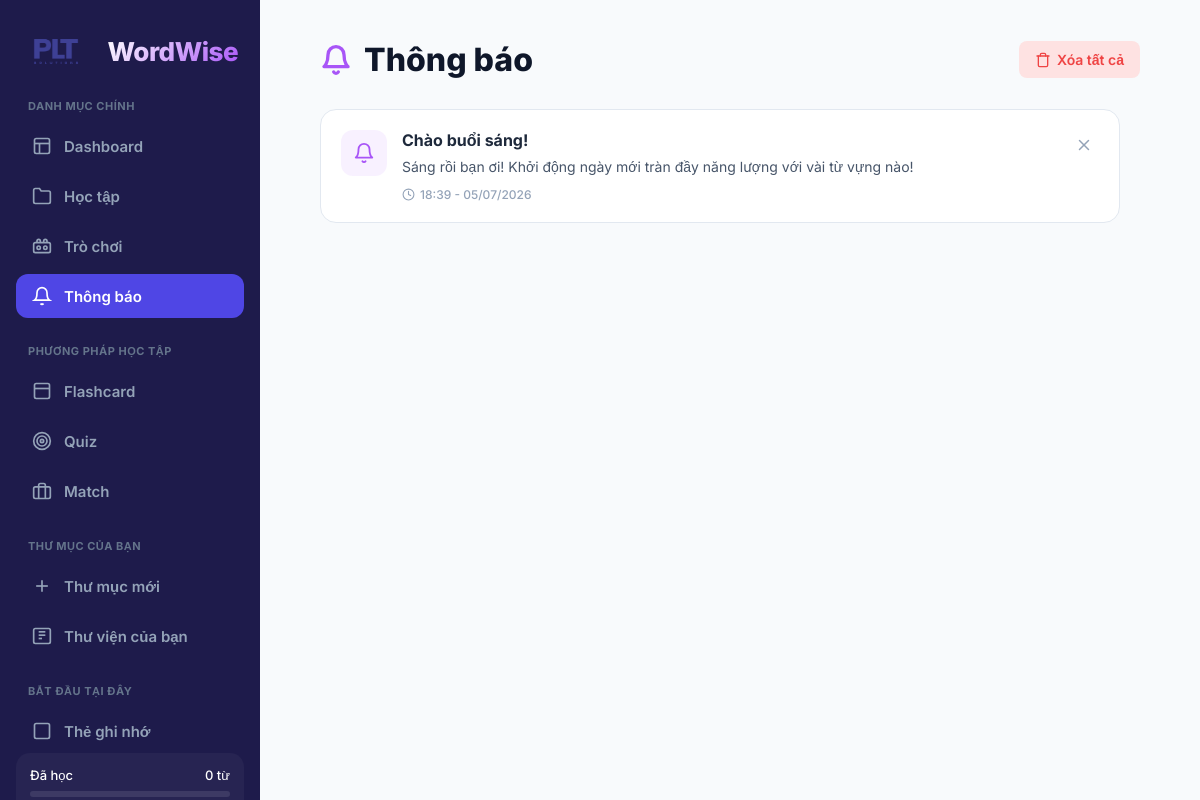
/notifications.php (signed in), run on the app's committed database.
### tables this page shows
CREATE TABLE `notifications` (
  `id` int(11) NOT NULL,
  `user_id` int(11) NOT NULL,
  `title` varchar(255) NOT NULL,
  `message` text NOT NULL,
  `type` varchar(50) DEFAULT 'system',
  `is_read` tinyint(1) DEFAULT 0,
  `created_at` datetime DEFAULT current_timestamp()
);

### database.php (called while the page is built, shortened)
<?php
class Database
{
    private $host = "localhost";
    private $username = "root";
    private $password = "";
    private $dbname = "wordwise_db";
    public $conn;
  public function __construct()
    {
        try {
            $this->conn = new mysqli($this->host, $this->username, $this->password, $this->dbname);
            $this->conn->set_charset("utf8mb4");
        } catch (mysqli_sql_exception $e) {
            die("Lỗi kết nối cơ sở dữ liệu: Vui lòng thử lại sau.");
        }
    }
    private function getTypes($params)
    {
        $types = "";
        foreach ($params as $p) {
            if (is_int($p)) $types .= 'i';
            else if (is_float($p)) $types .= 'd';
            else $types .= 's';
        }
        return $types;
    }
    public function select($sql, $params = [])
    {
        $stmt = $this->conn->prepare($sql);
        if (!empty($params)) {
            $types = $this->getTypes($params);
            $stmt->bind_param($types, ...$params);
        }
        $stmt->execute();
        $results = $stmt->get_result();
        $data = $results ? $results->fetch_all(MYSQLI_ASSOC) : [];
        return $data;
    }
    public function execute($sql, $arg1 = [], $arg2 = [])
    {
        $stmt = $this->conn->prepare($sql);
        $types = "";
        $params = [];
        if (is_string($arg1)) {
            $types = $arg1;
            $params = $arg2;
        } else {
            $params = $arg1;
            $types = $this->getTypes($params);
        }
        if (!empty($params)) {
            $stmt->bind_param($types, ...$params);
        }
        $stmt->execute();
        $affected = $stmt->affected_rows;
        return $affected;
    }
}
?>

### notifications.php (the view, shortened to what this page needs)
<?php
require_once 'database.php';
$db = new Database();
$user_id = $_SESSION['user_id'];
$db->execute("UPDATE notifications SET is_read = 1 WHERE user_id = ? AND is_read = 0", [$user_id]);
$notifications = $db->select("SELECT * FROM notifications WHERE user_id = ? ORDER BY created_at DESC", [$user_id]);
?>
<!DOCTYPE html>
<html lang="vi">
<head>
    <link rel="stylesheet" href="public/css/style.css">
</head>
<body>
    <div class="app-layout">
        <?php include 'sidebar.php'; ?>
        <div class="main-content">
            <div class="header-action">
                <h1 class="page-title">
                    <svg viewBox="0 0 24 24" width="32" height="32" fill="none" stroke="currentColor" stroke-width="2.5" stroke-linecap="round" stroke-linejoin="round"><path d="M18 8A6 6 0 0 0 6 8c0 7-3 9-3 9h18s-3-2-3-9"></path><path d="M13.73 21a2 2 0 0 1-3.46 0"></path></svg>
                    Thông báo
                </h1>
                <?php if (!empty($notifications)): ?>
                <a href="notifications.php?action=clear_all" class="btn-clear" onclick="return confirm('Bạn có chắc chắn muốn xoá toàn bộ thông báo?')">
                    <svg viewBox="0 0 24 24" width="16" height="16" fill="none" stroke="currentColor" stroke-width="2" stroke-linecap="round" stroke-linejoin="round"><polyline points="3 6 5 6 21 6"></polyline><path d="M19 6v14a2 2 0 0 1-2 2H7a2 2 0 0 1-2-2V6m3 0V4a2 2 0 0 1 2-2h4a2 2 0 0 1 2 2v2"></path></svg>
                    Xóa tất cả
                </a>
                <?php endif; ?>
            </div>
            <div class="notif-list">
                <?php if (empty($notifications)): ?>
                    <div class="empty-state">
                        <svg viewBox="0 0 24 24" fill="none" stroke="currentColor" stroke-width="1.5" stroke-linecap="round" stroke-linejoin="round"><circle cx="12" cy="12" r="10"></circle><line x1="12" y1="16" x2="12" y2="12"></line><line x1="12" y1="8" x2="12.01" y2="8"></line></svg>
                        <h3>Không có thông báo nào</h3>
                        <p>Hệ thống sẽ gửi lời nhắc học tập hoặc sự kiện tại đây khi có.</p>
                    </div>
                <?php else: ?>
                    <?php foreach ($notifications as $n):
                        $date = new DateTime($n['created_at']);
                        $formattedDate = $date->format('H:i - d/m/Y');
                    ?>
                    <div class="notif-card <?= $n['is_read'] == 0 ? 'unread' : '' ?>">
                        <div class="notif-icon-wrap">
                            <svg viewBox="0 0 24 24" width="22" height="22" fill="none" stroke="currentColor" stroke-width="2" stroke-linecap="round" stroke-linejoin="round"><path d="M18 8A6 6 0 0 0 6 8c0 7-3 9-3 9h18s-3-2-3-9"></path><path d="M13.73 21a2 2 0 0 1-3.46 0"></path></svg>
                        </div>
                        <div class="notif-body">
                            <h4 class="notif-title"><?= htmlspecialchars($n['title']) ?></h4>
                            <p class="notif-msg"><?= htmlspecialchars($n['message']) ?></p>
                            <span class="notif-time">
                                <svg viewBox="0 0 24 24" width="13" height="13" fill="none" stroke="currentColor" stroke-width="2" stroke-linecap="round" stroke-linejoin="round"><circle cx="12" cy="12" r="10"></circle><polyline points="12 6 12 12 16 14"></polyline></svg>
                                <?= $formattedDate ?>
                            </span>
                        </div>
                        <a href="notifications.php?action=delete&id=<?= $n['id'] ?>" class="btn-delete" title="Xóa thông báo này">
                            <svg viewBox="0 0 24 24" width="18" height="18" fill="none" stroke="currentColor" stroke-width="2" stroke-linecap="round" stroke-linejoin="round"><line x1="18" y1="6" x2="6" y2="18"></line><line x1="6" y1="6" x2="18" y2="18"></line></svg>
                        </a>
                    </div>
                    <?php endforeach; ?>
                <?php endif; ?>
            </div>
        </div>
    </div>
</body>
</html>

### public/css/style.css (style rules this page uses)
* { margin: 0; padding: 0; box-sizing: border-box; font-family: 'Inter', sans-serif; }
body { background-color: #f4f6fc; color: #1e1b4b; }
.app-layout { display: flex; min-height: 100vh; }
.main-content { margin-left: 260px; flex: 1; padding: 40px 48px; display: flex; flex-direction: column; min-width: 0; }
.btn-delete { color: #dc2626; text-decoration: none; font-weight: 600; }

### notifications.php (style rules this page uses)
body { background: #f8fafc; font-family: 'Inter', sans-serif; overflow: hidden; margin: 0; }
.app-layout { display: flex; width: 100vw; height: 100vh; }
.main-content { flex-grow: 1; padding: 40px 60px; overflow-y: auto; }
.header-action { display: flex; justify-content: space-between; align-items: center; margin-bottom: 30px; }
.page-title { font-size: 32px; font-weight: 800; color: #0f172a; margin: 0; display: flex; align-items: center; gap: 12px; }
.page-title svg { color: #a855f7; }
.btn-clear { background: #fee2e2; color: #ef4444; border: none; padding: 10px 16px; border-radius: 8px; font-weight: 600; cursor: pointer; text-decoration: none; display: flex; align-items: center; gap: 6px; transition: 0.2s; font-size: 14px; }
.notif-list { display: flex; flex-direction: column; gap: 15px; max-width: 800px; }
.notif-card { background: white; border: 1px solid #e2e8f0; border-radius: 16px; padding: 20px; display: flex; gap: 15px; align-items: flex-start; transition: 0.3s; position: relative; }
.notif-icon-wrap { background: rgba(168, 85, 247, 0.08); color: #a855f7; width: 46px; height: 46px; display: flex; align-items: center; justify-content: center; border-radius: 12px; flex-shrink: 0; }
.notif-body { flex-grow: 1; }
.notif-title { font-size: 16px; font-weight: 700; color: #1e293b; margin: 0 0 6px 0; }
.notif-msg { font-size: 14px; color: #475569; margin: 0 0 10px 0; line-height: 1.5; }
.notif-time { font-size: 12px; color: #94a3b8; font-weight: 500; display: flex; align-items: center; gap: 5px; }
.btn-delete { background: none; border: none; color: #94a3b8; cursor: pointer; padding: 6px; transition: 0.2s; border-radius: 8px; display: flex; align-items: center; justify-content: center; }

### data on the page
notifications: title "Chào buổi sáng!", message "Sáng rồi bạn ơi! Khởi động ngày mới tràn đầy năng lượng với vài từ vựng nào!", created_at "18:39 - 05/07/2026"

### other printed values
$learnedWords "0"
